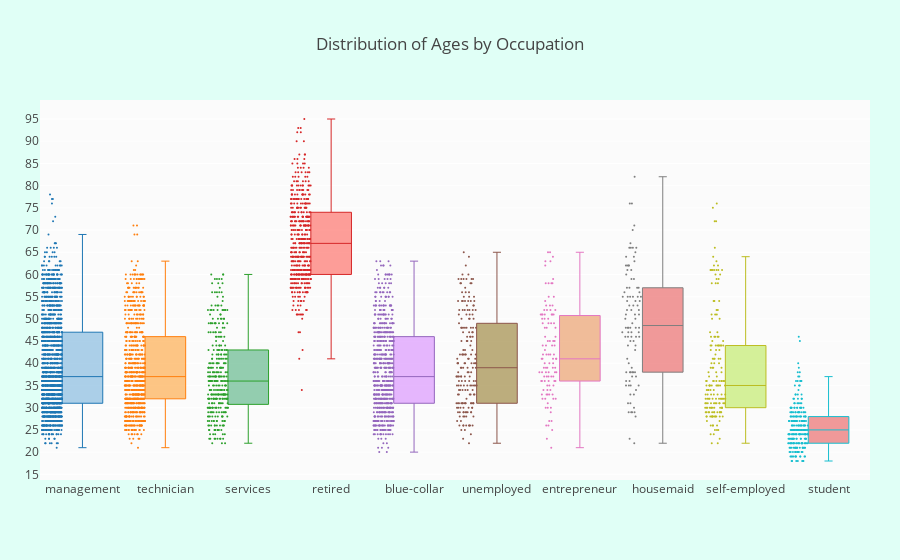

The cell this chart's notebook holds for it:
### Code cell
# Now let's see which occupation tended to have more balance in their accounts

suscribed_df = df.loc[df["deposit"] == "yes"]

occupations = df["job"].unique().tolist()

# Get the balances by jobs
management = suscribed_df["age"].loc[suscribed_df["job"] == "management"].values
technician = suscribed_df["age"].loc[suscribed_df["job"] == "technician"].values
services = suscribed_df["age"].loc[suscribed_df["job"] == "services"].values
retired = suscribed_df["age"].loc[suscribed_df["job"] == "retired"].values
blue_collar = suscribed_df["age"].loc[suscribed_df["job"] == "blue-collar"].values
unemployed = suscribed_df["age"].loc[suscribed_df["job"] == "unemployed"].values
entrepreneur = suscribed_df["age"].loc[suscribed_df["job"] == "entrepreneur"].values
housemaid = suscribed_df["age"].loc[suscribed_df["job"] == "housemaid"].values
self_employed = suscribed_df["age"].loc[suscribed_df["job"] == "self-employed"].values
student = suscribed_df["age"].loc[suscribed_df["job"] == "student"].values


ages = [management, technician, services, retired, blue_collar, unemployed, 
         entrepreneur, housemaid, self_employed, student]

colors = ['rgba(93, 164, 214, 0.5)', 'rgba(255, 144, 14, 0.5)',
          'rgba(44, 160, 101, 0.5)', 'rgba(255, 65, 54, 0.5)', 
          'rgba(207, 114, 255, 0.5)', 'rgba(127, 96, 0, 0.5)',
         'rgba(229, 126, 56, 0.5)', 'rgba(229, 56, 56, 0.5)',
         'rgba(174, 229, 56, 0.5)', 'rgba(229, 56, 56, 0.5)']

traces = []

for xd, yd, cls in zip(occupations, ages, colors):
        traces.append(go.Box(
            y=yd,
            name=xd,
            boxpoints='all',
            jitter=0.5,
            whiskerwidth=0.2,
            fillcolor=cls,
            marker=dict(
                size=2,
            ),
            line=dict(width=1),
        ))

layout = go.Layout(
    title='Distribution of Ages by Occupation',
    yaxis=dict(
        autorange=True,
        showgrid=True,
        zeroline=True,
        dtick=5,
        gridcolor='rgb(255, 255, 255)',
        gridwidth=1,
        zerolinecolor='rgb(255, 255, 255)',
        zerolinewidth=2,
    ),
    margin=dict(
        l=40,
        r=30,
        b=80,
        t=100,
    ),
    paper_bgcolor='rgb(224,255,246)',
    plot_bgcolor='rgb(251,251,251)',
    showlegend=False
)

fig = go.Figure(data=traces, layout=layout)
iplot(fig)

### Figure 1 — Plotly figure (JSON) as saved in the notebook; plotly's stock layout.template omitted (floating-point values rounded to 4 significant figures; data arrays with more than 128 entries replaced by an {"elided": "..."} marker saying what was removed)
{"data": [{"boxpoints": "all", "fillcolor": "rgba(93, 164, 214, 0.5)", "jitter": 0.5, "line": {"width": 1}, "marker": {"size": 2}, "name": "management", "type": "box", "uid": "4f4f1ec4-dc29-4bc7-8149-78ee43ce1835", "whiskerwidth": 0.2, "y": {"elided": "1829 int values"}}, {"boxpoints": "all", "fillcolor": "rgba(255, 144, 14, 0.5)", "jitter": 0.5, "line": {"width": 1}, "marker": {"size": 2}, "name": "technician", "type": "box", "uid": "689704ec-592c-4705-bd1a-c839476b865c", "whiskerwidth": 0.2, "y": {"elided": "790 int values"}}, {"boxpoints": "all", "fillcolor": "rgba(44, 160, 101, 0.5)", "jitter": 0.5, "line": {"width": 1}, "marker": {"size": 2}, "name": "services", "type": "box", "uid": "d769a135-559c-430f-9fb4-adb0a7fcc008", "whiskerwidth": 0.2, "y": {"elided": "345 int values"}}, {"boxpoints": "all", "fillcolor": "rgba(255, 65, 54, 0.5)", "jitter": 0.5, "line": {"width": 1}, "marker": {"size": 2}, "name": "retired", "type": "box", "uid": "694b580c-4694-45cf-82b7-2f0265daef4c", "whiskerwidth": 0.2, "y": {"elided": "490 int values"}}, {"boxpoints": "all", "fillcolor": "rgba(207, 114, 255, 0.5)", "jitter": 0.5, "line": {"width": 1}, "marker": {"size": 2}, "name": "blue-collar", "type": "box", "uid": "ef967c54-37bb-434f-98c2-02001053d365", "whiskerwidth": 0.2, "y": {"elided": "677 int values"}}, {"boxpoints": "all", "fillcolor": "rgba(127, 96, 0, 0.5)", "jitter": 0.5, "line": {"width": 1}, "marker": {"size": 2}, "name": "unemployed", "type": "box", "uid": "7f61aeec-6a83-4a35-bae8-712bab0dab8f", "whiskerwidth": 0.2, "y": {"elided": "190 int values"}}, {"boxpoints": "all", "fillcolor": "rgba(229, 126, 56, 0.5)", "jitter": 0.5, "line": {"width": 1}, "marker": {"size": 2}, "name": "entrepreneur", "type": "box", "uid": "7208fd19-05b2-4486-9ac1-127e5b91a4ed", "whiskerwidth": 0.2, "y": [23, 45, 51, 53, 58, 42, 42, 36, 41, 36, 33, 52, 33, 45, 35, 34, 30, 51, 46, 27, 40, 43, 35, 50, 41, 38, 49, 50, 42, 48, 44, 46, 51, 27, 45, 37, 39, 51, 30, 45, 38, 52, 41, 33, 30, 26, 26, 48, 34, 51, 32, 36, 54, 52, 32, 51, 49, 35, 34, 58, 39, 39, 37, 38, 37, 55, 38, 36, 52, 37, 42, 44, 55, 39, 25, 53, 51, 64, 53, 33, 65, 32, 63, 21, 38, 65, 33, 40, 40, 63, 44, 38, 49, 36, 36, 32, 48, 41, 58, 59, 31, 49, 42, 39, 29, 50, 41, 62, 44, 37, 58]}, {"boxpoints": "all", "fillcolor": "rgba(229, 56, 56, 0.5)", "jitter": 0.5, "line": {"width": 1}, "marker": {"size": 2}, "name": "housemaid", "type": "box", "uid": "e4c6759a-a416-4efd-969f-e615d3ecadaf", "whiskerwidth": 0.2, "y": [52, 53, 56, 41, 57, 47, 55, 35, 52, 46, 55, 39, 48, 53, 46, 44, 59, 55, 51, 59, 57, 34, 33, 48, 62, 65, 33, 62, 76, 51, 23, 38, 47, 43, 35, 36, 38, 35, 49, 70, 45, 48, 63, 50, 52, 66, 76, 53, 38, 57, 71, 46, 66, 38, 64, 29, 48, 38, 56, 55, 29, 46, 66, 55, 82, 48, 48, 29, 67, 61, 61, 31, 47, 66, 45, 54, 55, 60, 28, 62, 47, 31, 50, 40, 54, 54, 46, 29, 64, 30, 62, 36, 37, 57, 37, 51, 44, 22, 35, 38]}, {"boxpoints": "all", "fillcolor": "rgba(174, 229, 56, 0.5)", "jitter": 0.5, "line": {"width": 1}, "marker": {"size": 2}, "name": "self-employed", "type": "box", "uid": "fa2903dd-dc5c-4950-be25-f5f5409431b9", "whiskerwidth": 0.2, "y": {"elided": "177 int values"}}, {"boxpoints": "all", "fillcolor": "rgba(229, 56, 56, 0.5)", "jitter": 0.5, "line": {"width": 1}, "marker": {"size": 2}, "name": "student", "type": "box", "uid": "0a9ea141-667d-4fed-ac6c-8187ad12b8c9", "whiskerwidth": 0.2, "y": {"elided": "258 int values"}}], "layout": {"margin": {"b": 80, "l": 40, "r": 30, "t": 100}, "paper_bgcolor": "rgb(224,255,246)", "plot_bgcolor": "rgb(251,251,251)", "showlegend": false, "title": {"text": "Distribution of Ages by Occupation"}, "yaxis": {"autorange": true, "dtick": 5, "gridcolor": "rgb(255, 255, 255)", "gridwidth": 1, "showgrid": true, "zeroline": true, "zerolinecolor": "rgb(255, 255, 255)", "zerolinewidth": 2}}}
